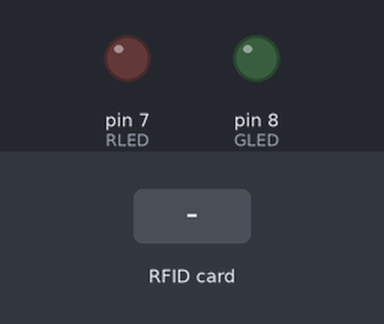
Recording of a sketch running on a simulated Arduino Uno, built with avr-gcc and run on an emulated ATmega328P. On the bench: output pins drawn as LEDs (lit = HIGH). Inputs (shaded band) come from the test bench. Pins used as bus, display or sensor lines are not drawn; what the sketch prints to the serial monitor is not drawn.

Above: at 1.2 s.
1.3 s: RFID card 5E 7A 19 C4 held to the reader
At 2.1 s:
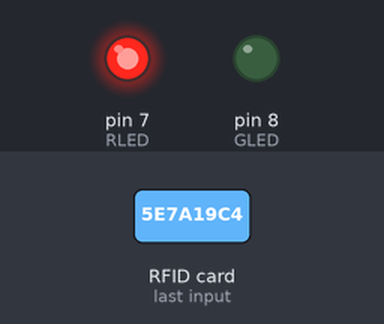
Timing chart, 0 to 4.3 s (numbered marks = the images above; inputs shaded):
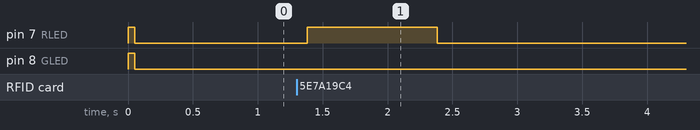

Measured:
- after the input at 1.3 s, pin 7 (RLED): LOW → HIGH after 0.08 s, → LOW 1.0 s later

The sketch:

RFID_validator.ino
```cpp
#include <SPI.h>
#include <MFRC522.h>

#define RST_PIN 9
#define SS_PIN 10
#define RLED 7
#define GLED 8

MFRC522 mfrc522(SS_PIN, RST_PIN);
MFRC522::MIFARE_Key key;

byte password[16] = {'h','u','n','t','e','r','2',' ',' ',' ',' ',' ',' ',' ',' ',' '};

void setup()
{
  pinMode(RLED, OUTPUT);
  pinMode(GLED, OUTPUT);
  digitalWrite(RLED, HIGH);
  digitalWrite(GLED, HIGH);

  Serial.begin(9600);
  SPI.begin();
  mfrc522.PCD_Init();

  // Init keys to 0xFF (Factory default)
  for (byte i = 0; i < 6; i++) key.keyByte[i] = 0xFF;

  Serial.println("System locked");

  digitalWrite(RLED, LOW);
  digitalWrite(GLED, LOW);
}

void loop()
{
  mfrc522.PICC_HaltA();
  mfrc522.PCD_StopCrypto1();
  delay(500);

  while(!CardFound()) delay(250);

  byte block = 1;
  byte len;

  Serial.print("Data: ");

  byte dataBuffer[18];

  if (mfrc522.PCD_Authenticate(MFRC522::PICC_CMD_MF_AUTH_KEY_A, 1, &key, &(mfrc522.uid))
    != MFRC522::STATUS_OK)
  {
    Serial.print("Authentication failed: ");
    return;
  }

  // READ DATA
  if (mfrc522.MIFARE_Read(block, dataBuffer, &len) != MFRC522::STATUS_OK)
  {
    Serial.print("Reading failed: ");
    return;
  }

  // PRINT DATA
  for (uint8_t i = 0; i < 16; i++)
  {
    Serial.write(dataBuffer[i]);
    Serial.print(" ");
  }
  Serial.println();

  // CHECK DATA and respond
  for (uint8_t i = 0; i < 16; i++)
  {
    if (dataBuffer[i] != password[i])
    {
      WRONG_KEY();
      return;
    }
  }
  CORRECT_KEY();
}

bool CardFound()
{
  // Look for and select card
  if (!mfrc522.PICC_IsNewCardPresent()) return false;
  if (!mfrc522.PICC_ReadCardSerial()) return false;
  Serial.print("**Card Detected:**\t");
  return true;
}

void WRONG_KEY()
{

  digitalWrite(RLED, HIGH);
  digitalWrite(GLED, LOW);
  delay(1000);
  digitalWrite(RLED, LOW);
  digitalWrite(GLED, LOW);
}

void CORRECT_KEY()
{

  digitalWrite(RLED, LOW);
  digitalWrite(GLED, HIGH);
  delay(1000);
  digitalWrite(RLED, LOW);
  digitalWrite(GLED, LOW);
  Serial.println("System Unlocked!");
}
```
